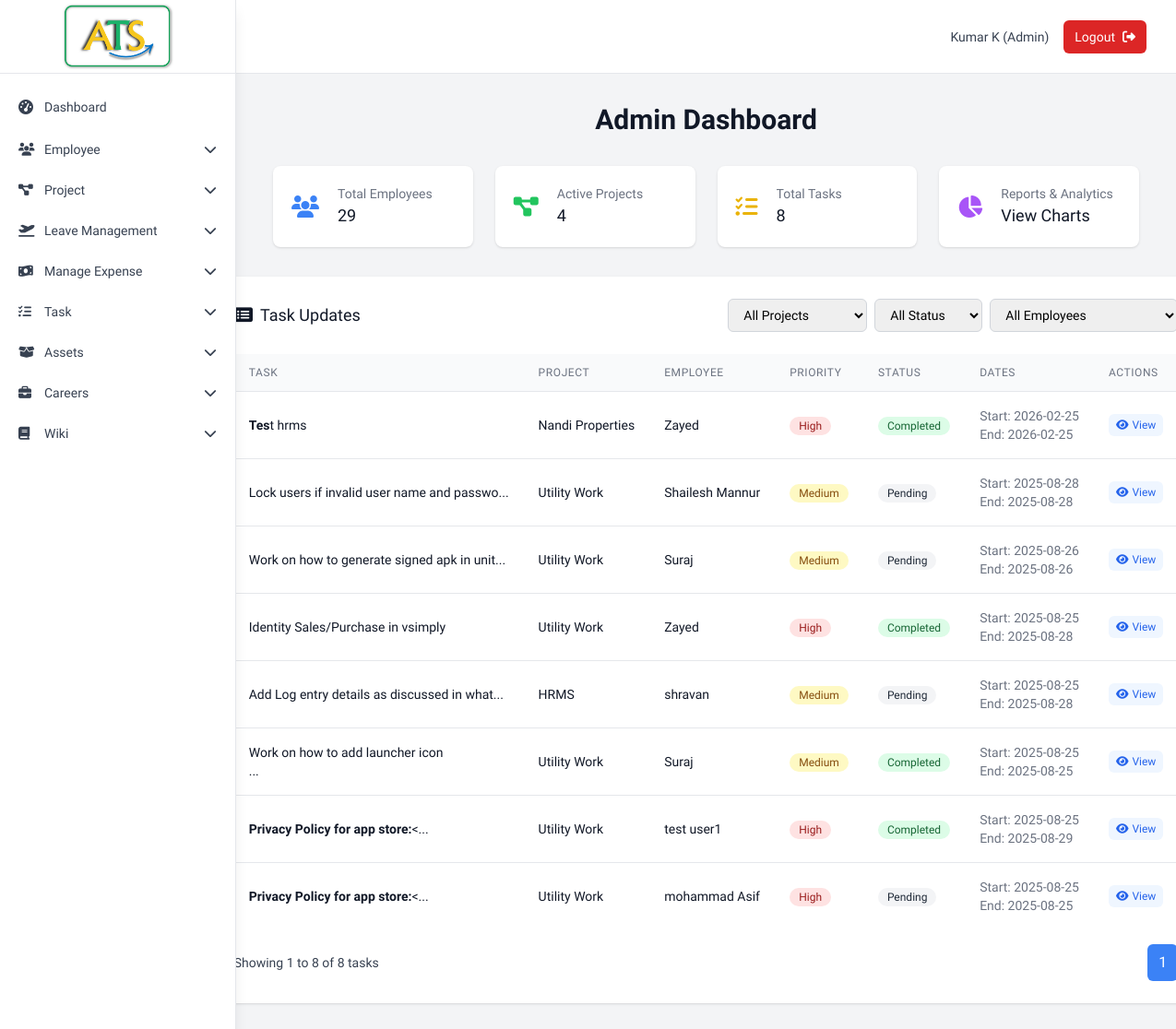
Before: /admin/dashboard (signed in) with the older database file.
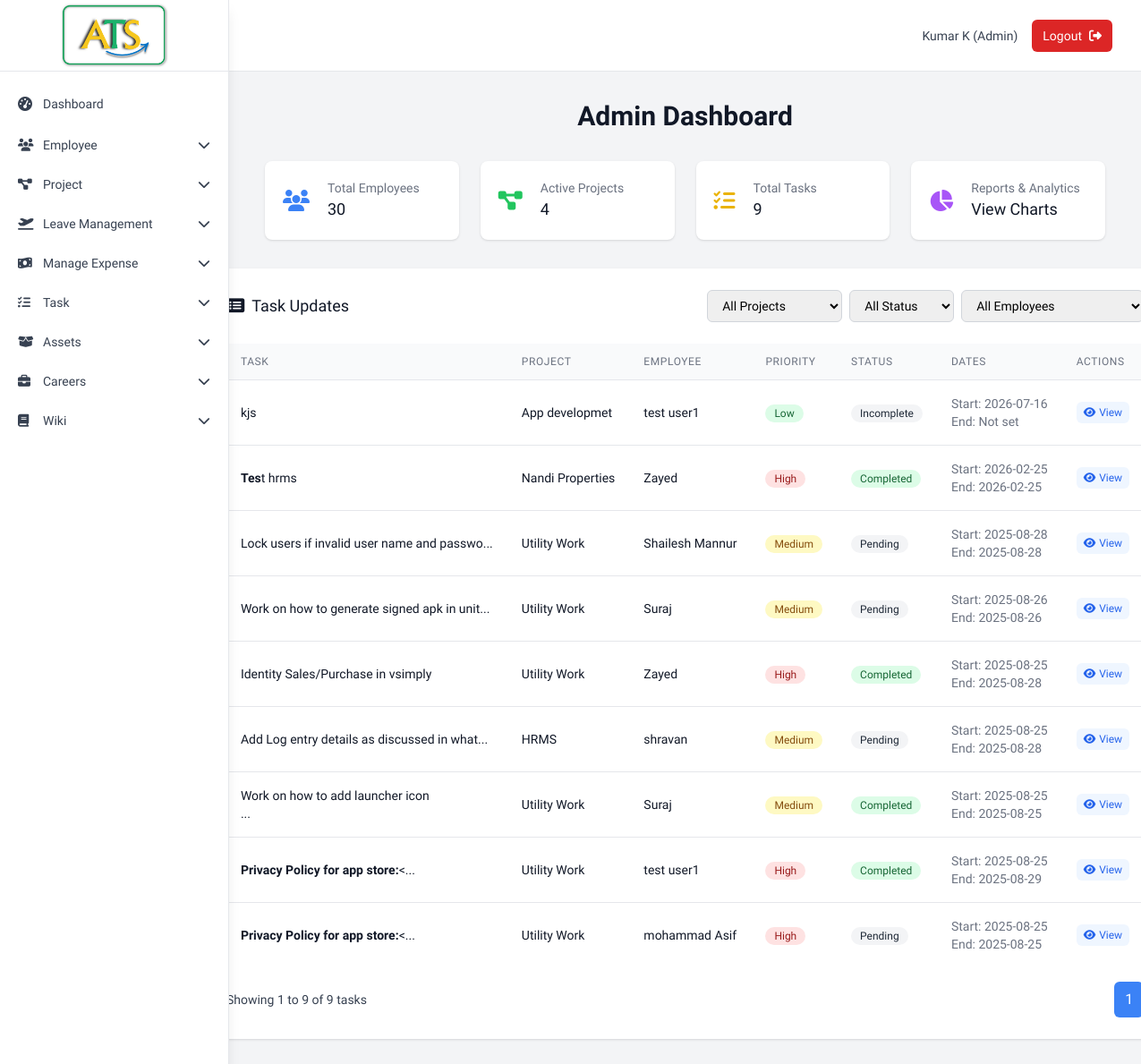
After: the same page with the newer database file.
### tables this page shows
CREATE TABLE tbl_task (
                task_id INTEGER PRIMARY KEY AUTOINCREMENT,
                project_id INTEGER NOT NULL,
                emp_id INTEGER NOT NULL,
                task_desc TEXT NOT NULL,
                priority TEXT NOT NULL,
                status TEXT DEFAULT 'pending',
                start_date DATE NOT NULL,
                end_date DATE,
                inserted_date DATETIME DEFAULT CURRENT_TIMESTAMP,
                FOREIGN KEY (project_id) REFERENCES tbl_project (project_id),
                FOREIGN KEY (emp_id) REFERENCES tbl_employee (emp_id)
            );

CREATE TABLE tbl_project (
                project_id INTEGER PRIMARY KEY AUTOINCREMENT,
                project_name TEXT NOT NULL,
                priority TEXT NOT NULL,
                project_desc TEXT,
                project_status TEXT DEFAULT 'active',
                start_date DATE NOT NULL,
                end_date DATE,
                inserted_date DATETIME DEFAULT CURRENT_TIMESTAMP
            );

CREATE TABLE tbl_employee (
                emp_id INTEGER PRIMARY KEY AUTOINCREMENT,
                first_name TEXT NOT NULL,
                last_name TEXT NOT NULL,
                gender TEXT NOT NULL,
                dob DATE NOT NULL,
                address TEXT NOT NULL,
                phone_no TEXT NOT NULL,
                email TEXT UNIQUE NOT NULL,
                password TEXT NOT NULL,
                status TEXT DEFAULT 'active',
                emp_type TEXT DEFAULT 'emp',
                inserted_date DATETIME DEFAULT CURRENT_TIMESTAMP
            , department TEXT);

### Backup_Code/app1.py (the view)
@app.route('/admin/dashboard')
def admin_dashboard():
    if 'user_id' not in session or session['emp_type'] != 'admin':
        return redirect(url_for('login'))
    page = int(request.args.get('page', 1))
    page_size = 10
    project_filter = request.args.get('project_filter', '')
    status_filter = request.args.get('status_filter', '')
    employee_filter = request.args.get('employee_filter', '')
    tasks, total_tasks = db.get_all_tasks_with_details_paginated(page, page_size, project_filter, status_filter, employee_filter)
    employees = db.get_employees()
    projects = db.get_projects()
    total_pages = math.ceil(total_tasks / page_size)
    return render_template('admin_dashboard.html',
                         tasks=tasks,
                         employees=employees,
                         projects=projects,
                         page=page,
                         page_size=page_size,
                         total_tasks=total_tasks,
                         total_pages=total_pages,
                         project_filter=project_filter,
                         status_filter=status_filter,
                         employee_filter=employee_filter)

### Backup_Code/database.py (called while the page is built)
    def get_connection(self):
        return sqlite3.connect(self.db_name)

    def get_employees(self, status_filter='all'):
        conn = self.get_connection()
        cursor = conn.cursor()
        query = '''
            SELECT emp_id, first_name, last_name, gender, dob, address, phone_no, email, status, emp_type, inserted_date, password
            FROM tbl_employee
        '''
        params = []
        if status_filter != 'all':
            query += ' WHERE status = ?'
            params.append(status_filter)
        query += ' ORDER BY inserted_date DESC'
        cursor.execute(query, params)
        employees = cursor.fetchall()
        conn.close()
        return employees

    def get_projects(self):
        conn = self.get_connection()
        cursor = conn.cursor()
        cursor.execute('''
            SELECT project_id, project_name, priority, project_desc, project_status, start_date, end_date, inserted_date
            FROM tbl_project
            ORDER BY inserted_date DESC
        ''')
        projects = cursor.fetchall()
        conn.close()
        return projects

### Backup_Code/templates/admin_dashboard.html (shortened to what the changed rows need)
{% extends "base.html" %}
{% block content %}
<div class="max-w-7xl mx-auto lg:px-2 max-md:w-[23rem]">
    <div class="mb-8">
        <h1 class="text-2xl sm:text-3xl font-bold text-gray-900 text-center">Admin Dashboard</h1>
    </div>
    <div class="grid grid-cols-1 sm:grid-cols-2 lg:grid-cols-4 gap-4 sm:gap-6 mb-8">
        <a href="{{ url_for('employees.view_employees') }}" class="block bg-white overflow-hidden shadow rounded-lg hover:bg-gray-50 transition duration-200 cursor-pointer">
            <div class="p-4 sm:p-5">
                <div class="flex items-center">
                    <div class="ml-4 sm:ml-5 w-0 flex-1">
                        <dl>
                            <dt class="text-xs sm:text-sm font-medium text-gray-500 truncate">Total Employees</dt>
                            <dd class="text-base sm:text-lg font-medium text-gray-900">{{ employees|length }}</dd>
                        </dl>
                    </div>
                </div>
            </div>
        </a>
        <a href="{{ url_for('tasks.view_tasks') }}" class="block bg-white overflow-hidden shadow rounded-lg hover:bg-gray-50 transition duration-200 cursor-pointer">
            <div class="p-4 sm:p-5">
                <div class="flex items-center">
                    <div class="ml-4 sm:ml-5 w-0 flex-1">
                        <dl>
                            <dt class="text-xs sm:text-sm font-medium text-gray-500 truncate">Total Tasks</dt>
                            <dd class="text-base sm:text-lg font-medium text-gray-900">{{ total_tasks }}</dd>
                        </dl>
                    </div>
                </div>
            </div>
        </a>
    </div>
    <div class="flex flex-col justify-center items-center">
        <div class="bg-white shadow rounded-lg max-w-fit max-md:max-w-full">
            <div class="px-4 py-5 sm:p-6">
                <div class="overflow-x-auto">
                    <table class="min-w-full divide-y divide-gray-200" id="tasksTable">
                        <thead class="bg-gray-50">
                            <tr>
                                <th class="px-4 py-3 text-left text-xs font-medium text-gray-500 uppercase tracking-wider">Task</th>
                                <th class="px-4 py-3 text-left text-xs font-medium text-gray-500 uppercase tracking-wider">Project</th>
                                <th class="px-4 py-3 text-left text-xs font-medium text-gray-500 uppercase tracking-wider">Employee</th>
                                <th class="px-4 py-3 text-left text-xs font-medium text-gray-500 uppercase tracking-wider">Priority</th>
                                <th class="px-4 py-3 text-left text-xs font-medium text-gray-500 uppercase tracking-wider">Status</th>
                                <th class="px-4 py-3 text-left text-xs font-medium text-gray-500 uppercase tracking-wider">Dates</th>
                                <th class="px-4 py-3 text-left text-xs font-medium text-gray-500 uppercase tracking-wider">Actions</th>
                            </tr>
                        </thead>
                        <tbody class="bg-white divide-y divide-gray-200">
                            {% for task in tasks %}
                            <tr class="task-row" data-project="{{ task[6] }}" data-status="{{ task[3] }}" data-employee="{{ task[7] }} {{ task[8] }}">
                                <td class="px-4 py-4 whitespace-nowrap">
                                    <div class="text-sm font-medium text-gray-900">{{ task[1][:50]|safe }}{% if task[1]|length > 50 %}...{% endif %}</div>
                                </td>
                                <td class="px-4 py-4 whitespace-nowrap">
                                    <div class="text-sm text-gray-900">{{ task[6] }}</div>
                                </td>
                                <td class="px-4 py-4 whitespace-nowrap">
                                    <div class="text-sm text-gray-900">{{ task[7] }} {{ task[8] }}</div>
                                </td>
                                <td class="px-4 py-4 whitespace-nowrap">
                                    <span class="inline-flex items-center px-2.5 py-0.5 rounded-full text-xs font-medium
                                        {% if task[2] == 'high' %}bg-red-100 text-red-800
                                        {% elif task[2] == 'medium' %}bg-yellow-100 text-yellow-800
                                        {% else %}bg-green-100 text-green-800{% endif %}">
                                        {{ task[2].title() }}
                                    </span>
                                </td>
                                <td class="px-4 py-4 whitespace-nowrap">
                                    <span class="inline-flex items-center px-2.5 py-0.5 rounded-full text-xs font-medium
                                        {% if task[3] == 'completed' %}bg-green-100 text-green-800
                                        {% elif task[3] == 'in_progress' %}bg-blue-100 text-blue-800
                                        {% else %}bg-gray-100 text-gray-800{% endif %}">
                                        {{ task[3].replace('_', ' ').title() }}
                                    </span>
                                </td>
                                <td class="px-4 py-4 whitespace-nowrap text-sm text-gray-500">
                                    <div>Start: {{ task[4] if task[4] else 'Not set' }}</div>
                                    <div>End: {{ task[5] if task[5] else 'Not set' }}</div>
                                </td>
                                <td class="px-4 py-4 whitespace-nowrap text-sm font-medium">
                                    <div class="flex space-x-2">
                                        <a href="{{ url_for('tasks.show_task_details', task_id=task[0]) }}"
                                           class="text-blue-600 hover:text-blue-900 bg-blue-50 hover:bg-blue-100 px-2 py-1 rounded-md text-xs transition duration-200">
                                            <i class="fas fa-eye mr-1"></i>View
                                        </a>
                                    </div>
                                </td>
                            </tr>
                            {% endfor %}
                        </tbody>
                    </table>
                </div>
                <div class="mt-4 flex justify-between items-center">
                    <div>
                        <p class="text-sm text-gray-700">
                            Showing <span class="font-medium">{{ (page - 1) * page_size + 1 }}</span> to <span class="font-medium">{{ (page - 1) * page_size + tasks|length }}</span> of <span class="font-medium">{{ total_tasks }}</span> tasks
                        </p>
                    </div>
                    <div class="flex space-x-2">
                        {% for p in range(1, total_pages + 1) %}
                        <a href="{{ url_for('tasks.admin_dashboard', page=p, project_filter=project_filter, status_filter=status_filter, employee_filter=employee_filter) }}"
                           class="px-3 py-2 rounded-md {% if p == page %}bg-blue-500 text-white{% else %}bg-gray-100 text-gray-700 hover:bg-gray-200{% endif %}">{{ p }}</a>
                        {% endfor %}
                    </div>
                </div>
            </div>
        </div>
    </div>
</div>
{% endblock %}

Changed rows visible on the page:
added tbl_task: task_desc "kjs", project_name "App developmet", first_name "test user1", priority "Low", status "Incomplete", start_date "2026-07-16", task "Not set"
Other visible differences:
{{ employees|length }}: "29" → "30"
{{ total_tasks }}: "8" → "9"
{{ (page - 1) * page_size + tasks|length }}: "8" → "9"
